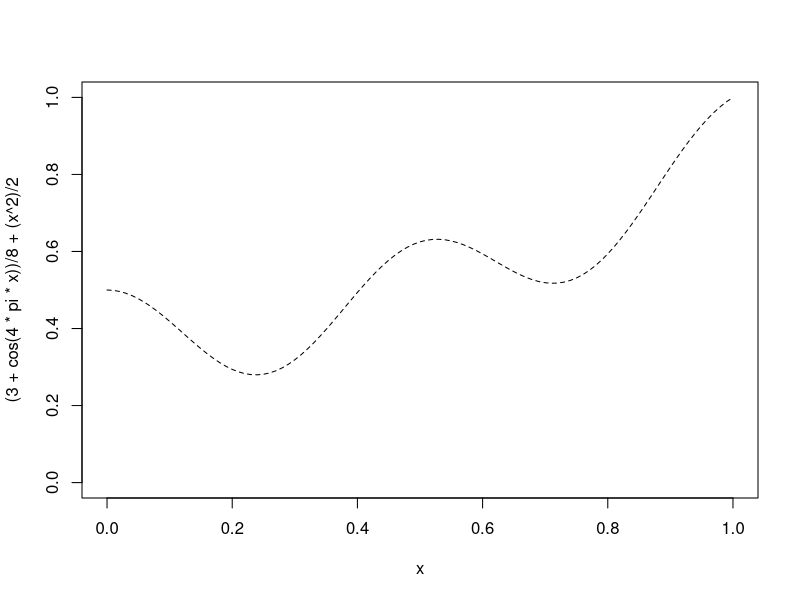
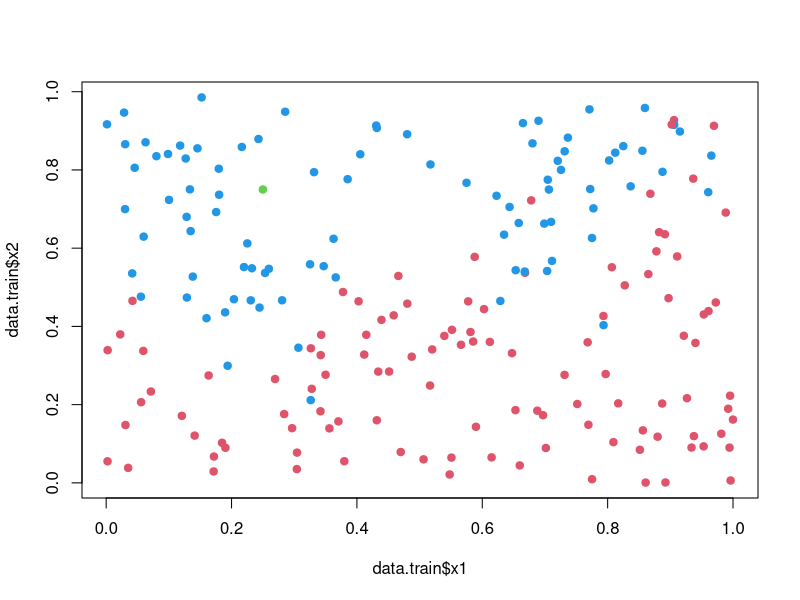
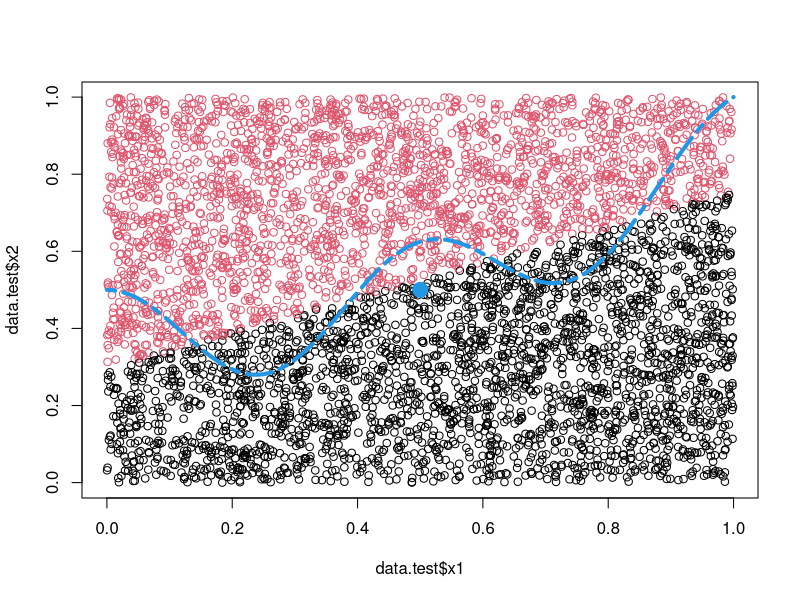
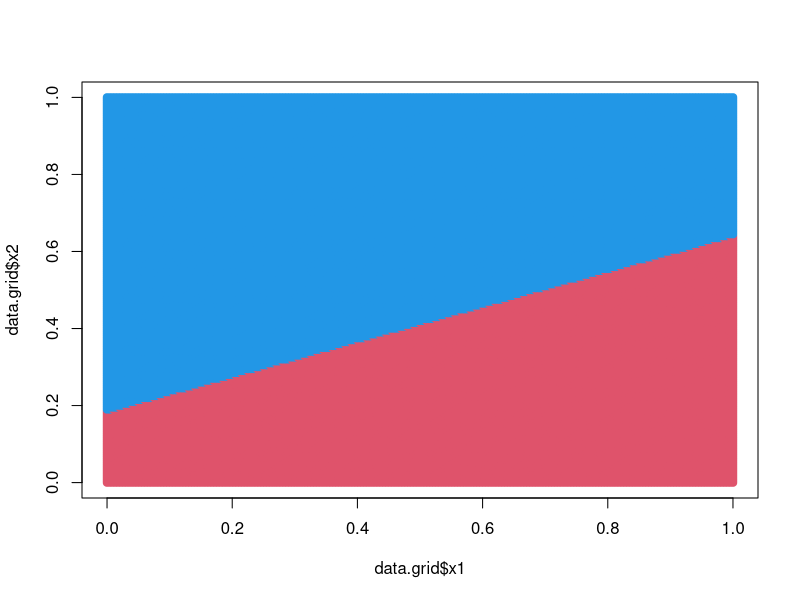
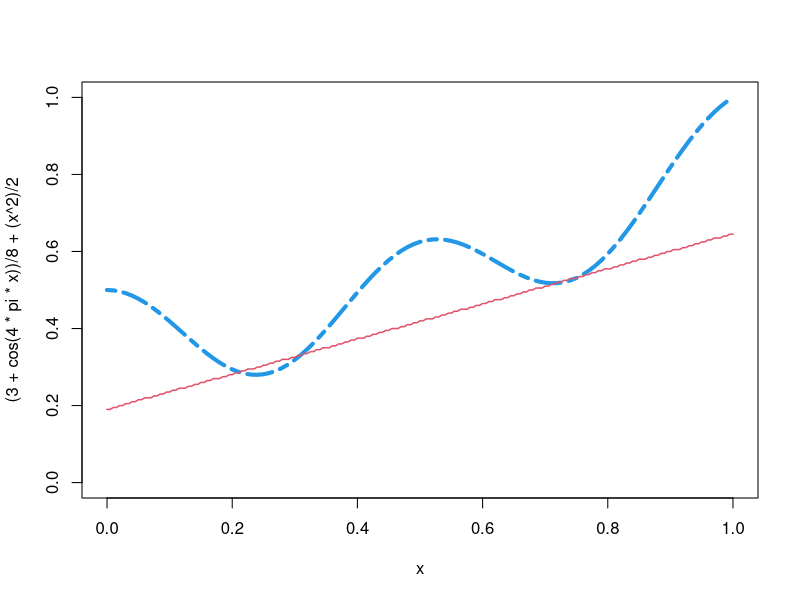
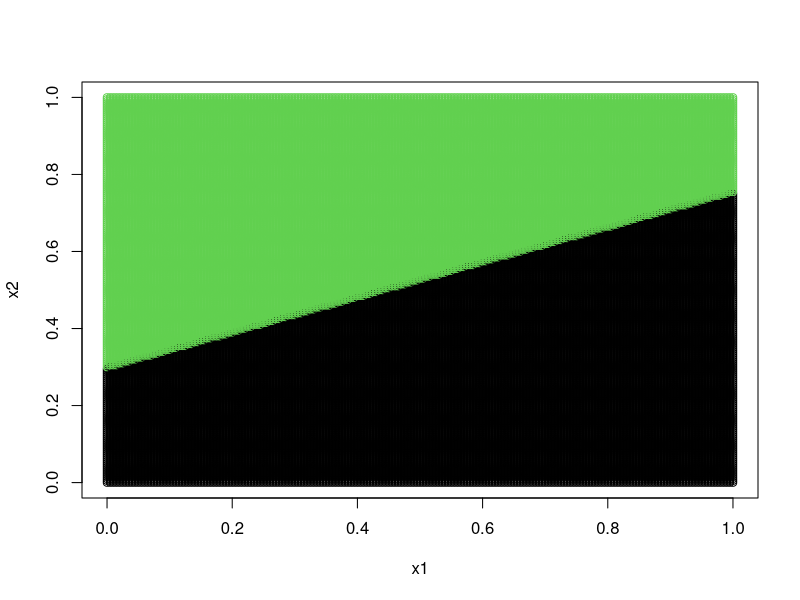
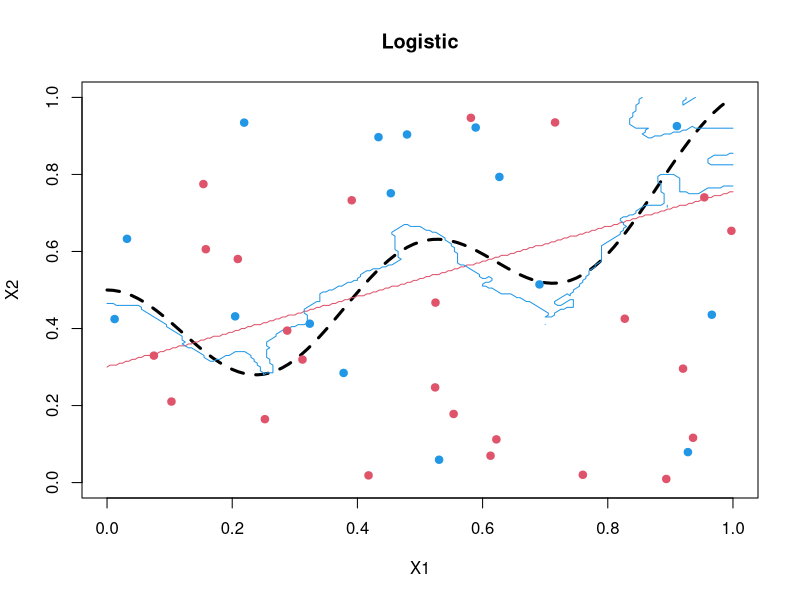
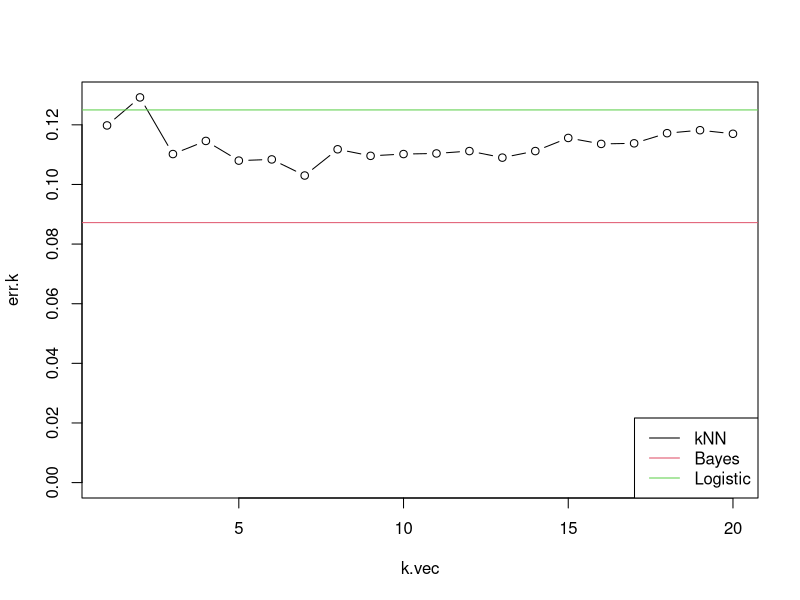

The R source for these figures, in order:
x <- seq(0,1,0.01)

plot(x,(3+cos(4*pi*x))/8+(x^2)/2,type="l",ylim=c(0,1),lty=2)


get.error <- function(class,pred){
	cont.tab <- table(class,pred)
	return((cont.tab[2,1]+cont.tab[1,2])/(sum(cont.tab)))
}

############################
############################
# Simulation dataset
############################
############################


my.f <- function(x,deg=0.5){
	tmp <- (x[2]-((3+cos(4*pi*x[1]))/8+(x[1]^2)/2))
	d <- sign(tmp)*abs(tmp)^(deg)
	return(0.5+d)
}


n.points.train <- 200

data.train <- data.frame(x1=runif(n.points.train),x2=runif(n.points.train))
prob <- apply(data.train,1,FUN=my.f)
class <- runif(n.points.train) < prob
data.train$class <- class

plot(data.train$x1,data.train$x2,col=2*(data.train$class+1),pch=19)

n.points.test <- 5000

data.test <- data.frame(x1=runif(n.points.test),x2=runif(n.points.test))
prob <- apply(data.test,1,FUN=my.f)
class <- runif(n.points.test) < prob
data.test$class <- class



mod <- glm(class ~ x1+x2,data=data.train, family="binomial")
nd <- data.frame(x1=0.25,x2=0.75)
predict(mod,newdata=nd,type="response")
points(nd, col=3,pch=19)
#predict(mod,newdata=nd,type="link")

class.test <- predict(mod,newdata=data.test,type="response") > 0.5
plot(data.test$x1,data.test$x2,col=1+class.test)
points(x,(3+cos(4*pi*x))/8+(x^2)/2,type="l",ylim=c(0,1),lty=6,col=4,lwd=4)
points(0.5,0.5,col=4,pch=19,cex=2)

ss <- seq(0,1,by=0.005)
data.grid <- expand.grid(x1=ss,x2=ss)
pred.grid.deg1 <- predict(mod,newdata=data.grid,type="response") > 0.2
plot(data.grid$x1,data.grid$x2,col=2*(pred.grid.deg1+1),pch=19)
#pred.grid.deg2 <- predict(mod,newdata=data.grid,type="response") > 0.3
plot(x,(3+cos(4*pi*x))/8+(x^2)/2,type="l",ylim=c(0,1),lty=6,col=4,lwd=4)
contour(ss,ss,matrix(as.numeric(pred.grid.deg1),ncol=length(ss)),nlevels=1,add=TRUE,drawlabels=FALSE,col=2,lwd=1.5)
#contour(ss,ss,matrix(as.numeric(pred.grid.deg2),ncol=length(ss)),nlevels=1,add=TRUE,drawlabels=FALSE,col=3,lwd=1.5)

############################
# Contour - Boundary
############################

mod.deg1 <- glm(class ~ x1+x2,data=data.train,family="binomial")

ss <- seq(0,1,by=0.005)

#x.grid <- rep(ss,times=length(ss))
#y.grid <- rep(ss,each=length(ss))
#data.grid <- data.frame(x1=x.grid,x2=y.grid)

data.grid <- expand.grid(x1=ss,x2=ss)
pred.grid.deg1 <- predict(mod.deg1,newdata=data.grid,type="response") > 0.5

##
tmp.data <- data.frame(x1=data.grid$x1,x2=data.grid$x2,y=pred.grid.deg1)
plot(x2 ~ x1,data=tmp.data,col=2*tmp.data$y+1)

require("class")
pred.grid.knn <- knn(data.train[,1:2],data.grid,cl=data.train$class,k=3)


plot(c(0,1),c(0,1),col=0,xlab="X1",ylab="X2",main="Logistic")
lines(x,(3+cos(4*pi*x))/8+(x^2)/2,type="l",ylim=c(0,1),lty=2,lwd=3)
contour(ss,ss,matrix(as.numeric(pred.grid.deg1),ncol=length(ss)),nlevels=1,add=TRUE,drawlabels=FALSE,col=2,lwd=1)
contour(ss,ss,matrix(as.numeric(pred.grid.knn),ncol=length(ss)),nlevels=1,add=TRUE,drawlabels=FALSE,col=4,lwd=1)

points(data.test$x1[1:20],data.test$x2[1:20],col=2+2*(data.test$class[1:20]),pch=19)
points(data.test$x1[21:40],data.test$x2[21:40],col=2+2*(data.test$class[1:20]),pch=19)

############################
# Comparison of the test error
############################

pred.test.Bayes <- apply(data.test,1,FUN=function(x){
	(x[2]-((3+cos(4*pi*x[1]))/8+(x[1]^2)/2)) > 0
	})

err.Bayes <- get.error(data.test$class,pred.test.Bayes)


require(class)

k.vec <- seq(20,1)

err.k <- rep(NA,times=length(k.vec))

for (i in 1:length(k.vec)){
	k <- k.vec[i]
	pred.test.knn <- knn(data.train[,1:2],data.test[,1:2],cl=data.train$class,k=k)
	err.k[i] <- get.error(data.test$class, pred.test.knn)
}

mod.deg1 <- glm(class ~ x1+x2,data=data.train,family="binomial")
pred.logit.deg1 <- as.numeric(predict(mod.deg1,newdata=data.test,type="response") > 0.5)
err.logit.deg1 <- get.error(data.test$class,pred.logit.deg1)

plot(k.vec,err.k,type="b",ylim=c(0,max(max(err.k),err.Bayes,err.logit.deg1)))
abline(h=err.Bayes,col=2)
abline(h=err.logit.deg1,col=3)
legend("bottomright",legend=c("kNN","Bayes","Logistic"),col=c(1,2,3),lty=1)

############################
# U-shape
############################

make.modele.old <- function(deg){
	form <- "class ~ x1+x2"
	if (deg > 1){
		for (i in 2:deg){
			form <- paste(form,"+I(x1^",i,")","+I(x2^",i,")",sep="")
		}
	}
	form <- as.formula(form)
	mod <- glm(form,data=data.train,family="binomial")
	return(mod)
}

make.modele <- function(deg){
	mod <- glm(class ~ poly(x1,deg)+poly(x2,deg),data=data.train,family="binomial")
	return(mod)
}

###
# Contour
vec.deg <- 1:10

plot(c(0,1),c(0,1),col=0,xlab="X1",ylab="X2",main="Polynomial")
lines(x,(3+cos(4*pi*x))/8+(x^2)/2,type="l",ylim=c(0,1),lty=2,lwd=3)
for (i in 1:length(vec.deg)){
	deg <- vec.deg[i]
	mod <- make.modele(deg)
	pred.grid.deg <- predict(mod,newdata=data.grid,type="response") > 0.5
	contour(ss,ss,matrix(as.numeric(pred.grid.deg),ncol=length(ss)),nlevels=1,add=TRUE,drawlabels=FALSE,col=i,lwd=1)
}


vec.pred.train <- rep(NA, times=length(vec.deg))
vec.pred.test <- rep(NA, times=length(vec.deg))
for (i in 1:length(vec.deg)){
	deg <- vec.deg[i]
	mod <- make.modele(deg)
	pred.deg.train <- predict(mod,newdata=data.train,type="response") > 0.5
	pred.deg.test <- predict(mod,newdata=data.test,type="response") > 0.5
	vec.pred.train[i] <- get.error(data.train$class,pred.deg.train)
	vec.pred.test[i] <- get.error(data.test$class,pred.deg.test)
}


plot(vec.deg,vec.pred.train,type="b",ylim=c(0.1,0.15),col=0)
lines(vec.deg,vec.pred.test,type="b",col=2)


plot(k.vec,err.k,type="b",ylim=c(0,max(max(err.k),err.Bayes,err.logit.deg1)))
abline(h=err.Bayes,col=2)
abline(h= min(vec.pred.test),col=3)
legend("bottomright",legend=c("kNN","Bayes","Logistic"),col=c(1,2,3),lty=1)

